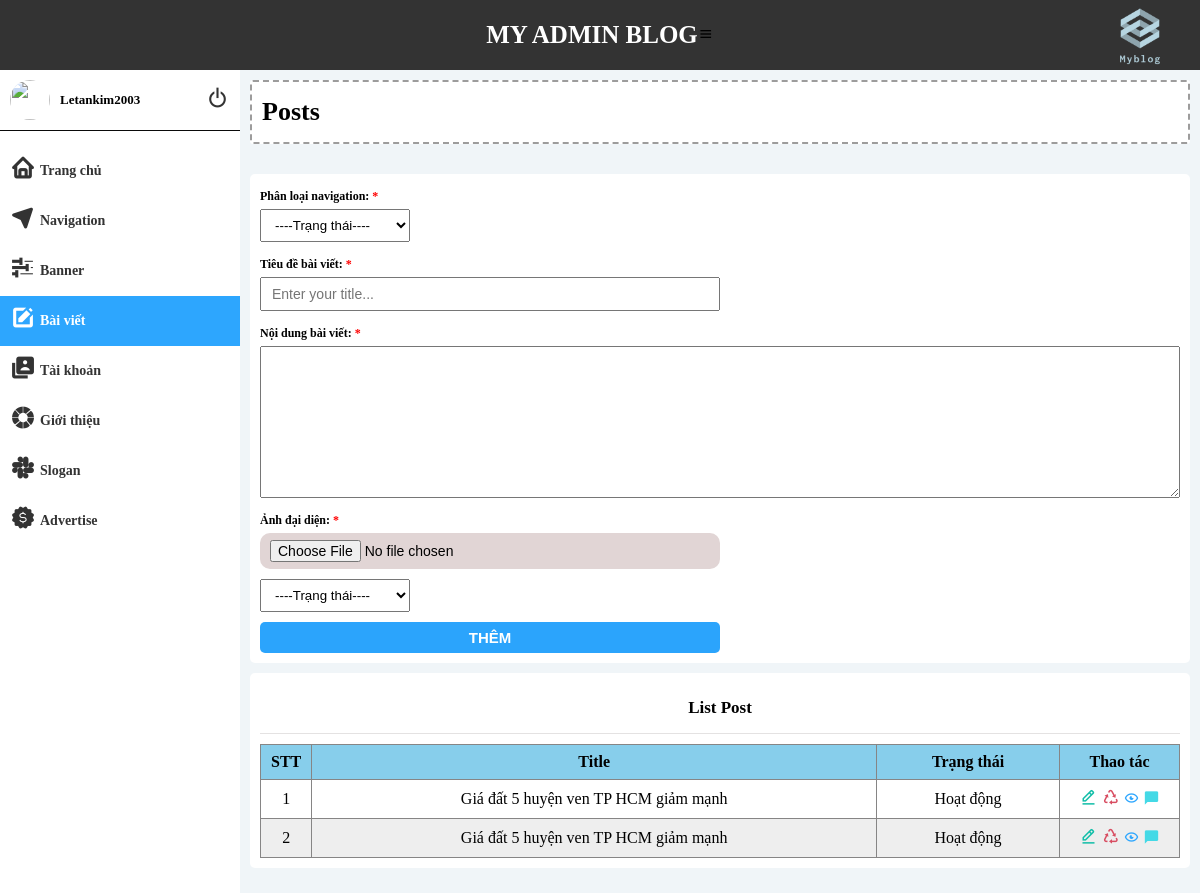
Page /admin/index.php?act=post (signed in) on the committed database.
### tables this page shows
CREATE TABLE `tbl_post` (
  `id` int(5) NOT NULL,
  `title` text NOT NULL,
  `img` varchar(200) NOT NULL,
  `content` longtext NOT NULL,
  `status` tinyint(1) NOT NULL DEFAULT 1,
  `id_nav` int(4) NOT NULL,
  `time_post` varchar(100) NOT NULL
);

### admin/model/navigation.php (called while the page is built, shortened)
<?php
    function getAllNav() {
        $conn = connect();
        $stmt = $conn->prepare("SELECT * FROM tbl_navigation");
        $stmt->execute();
        $ketqua = $stmt->fetchAll();
        return $ketqua;
    }
?>

### admin/model/post.php (called while the page is built, shortened)
<?php
    function getAllPost() {
        $conn = connect();
        $stmt = $conn->prepare("SELECT * FROM tbl_post ORDER BY id DESC");
        $stmt->execute();
        $ketqua = $stmt->fetchAll();
        return $ketqua;
    }
?>

### admin/view/post.php (the view, shortened to what this page needs)
<div class="main_app">
    <div class="header_app">
        <h2 class="title">Posts</h2>
    </div>
    <div class="container_main">
        <form action="" method = 'POST' enctype="multipart/form-data">
            <div class="box_form">
                <span class="box_title">Phân loại navigation: <span style="color:red">*</span></span>
                <select name="navigation" id="status_nav">
                    <option value="<?=$allNav[0]['id']?>">----Trạng thái----</option>
                </select>
            </div>
            <div class="box_form">
                <span class="box_title">Tiêu đề bài viết: <span style="color:red">*</span></span>
                <input required type="text" name = "title_post" class = "input" placeholder = "Enter your title...">
            </div>
            <div class="box_form content_box">
                <span class="box_title">Nội dung bài viết: <span style="color:red">*</span></span>
                <textarea required name="content" id="content_post" cols="30" rows="10"></textarea>
            </div>
            <div class="box_form">
                <span class="box_title">Ảnh đại diện: <span style="color:red">*</span></span>
                <input required type="file" name = "image" class = "input input_files">
            </div>
            <div class="box_form">
                <select name="status" id="status_nav">
                    <option value="1">----Trạng thái----</option>
                </select>
            </div>
            <div class="box_form">
                <input type="submit" value="Thêm" name = "submit" class = "input input_submit">
            </div>
        </form>
        <div class="show_list">
            <header>List Post</header>
            <table>
                <tr>
                    <th>STT</th>
                    <th>Title</th>
                    <th>Trạng thái</th>
                    <th>Thao tác</th>
                </tr>
                <?php
                    if(count($allPost) > 0) {
                        $i = 1;
                        foreach ($allPost as $itemPost) {
                            $status = "Hoạt động";
                            $showPost = '  <tr>
                                        <td class = "stt">'.$i++.'</td>
                                        <td>'.$itemPost['title'].'</td>
                                        <td>'.$status.'</td>
                                        <td class = "action">
                                            <a href="?act=editPostForm&id='.$itemPost['id'].'"><i class="bx bx-edit-alt" ></i></a>
                                            <a href="?act=deletePost&id='.$itemPost['id'].'" class = "delete"><i class="bx bx-recycle" ></i></a>
                                            <i class="bx bx-show-alt" ></i>
                                            <i class="bx bxs-comment" onclick="clickShowComment(this)"></i>
                                            <div class="overlay_show_post"></div>
                                            <div class="box_show_details">
                                                    <div class="btn_close">
                                                        <i class="bx bx-x"></i>
                                                    </div>
                                                    <h2 class="title_post">'.$itemPost['title'].' <view style = "color: #e1b12c; font-style: italic;">('.$itemPost['view'].' lược xem)<view></h2>
                                                    <img src="../uploads/'.$itemPost['img'].'" alt="" class="img_post">
                                                    <div class="post_content">
                                                    <p>'.$itemPost['content'].'</p>
                                                    </div>
                                                    <div class="time_post">
                                                        <span class="time">'.$itemPost['time_post'].'</span>
                                                    </div>
                                            </div>
                                            <div class="box_show_comment">
                                                <div class="btn_close">
                                                    <i class="bx bx-x"></i>
                                                </div>
                                                <h2 class="title_post">
                                                    Tất cả comments
                                                </h2>
                                                <ul class="list_comment">';
                                $checkComment = true;
                                foreach($allComment as $itemComment) {
                                    foreach($allUser as $itemUser) {
                                        if($itemUser['id'] == $itemComment['idUser']) {
                                            $username = $itemUser['username'];
                                            break;
                                        }
                                    }
                                    if($itemComment['idPost'] == $itemPost['id']) {
                                        $checkComment = false;
                                        $comment = $itemComment['comment'];
                                        $showPost .=  '<li class="comment_item">
                                                <div class="username_comment">
                                                    <span>'.$username.'</span>
                                                    <span class="time">'.$itemComment['time_comment'].'</span>
                                                </div>
                                                <div class="comment_conten_action">
                                                    <span class="content_comment">'.$comment.'</span>
                                                    <a href="index.php?act=deleteComment&id='.$itemComment['id'].'" class="delete_comment"><i class="bx bx-recycle"></i></a>
                                                </div>
                                                </li>';
                                    }
                                }
                                if($checkComment) {
                                    $showPost .= '
                                    <li class="comment_item">
                                    Chưa có bình luận nào cho bài viết này.
                                    </li>';
                                }
                                $showPost .= '</ul>
                                        </div>
                                    </td>
                                </tr>';
                                echo $showPost;
                        }
                    } else {
                        echo '<tr>
                                <td colspan="10">Chưa có post</td>
                            </tr>';
                    }
                ?>
            </table>
        </div>
    </div>
</div>

### admin/view/css/main.css (style rules this page uses)
* { padding: 0px; margin: 0px; box-sizing: border-box; }
:root { --header-admin: 70px; }
.main_app { flex: 0 0 80%; max-width: 80%; background-color: #f0f5f8; padding: 10px; min-height: calc(100vh - var(--header-admin)); }
.header_app { width: 100%; padding: 15px 10px; background: #fff; border: 2px dashed rgb(157, 156, 156); border-radius: 3px; }
.title { font-size: 26px; font-weight: bold; }
.container_main { margin-top: 15px; padding: 15px 0px; }
form { width: 100%; padding: 10px; background: #fff; display: flex; flex-wrap: wrap; gap: 10px; border-radius: 5px; }
.box_form { flex: 0 0 50%; max-width: 50%; display: flex; flex-direction: column; }
.box_title { font-size: 12px; font-weight: bold; padding: 5px 0px; }
.content_box { flex: 0 0 100%; max-width: 100%; }
#content_post { width: 100%; }
.input { width: 100%; padding: 7px 10px; font-size: 14px; color: #000; outline: none; }
.input_files { border-radius: 10px; background-color: rgb(225, 213, 213); cursor: pointer; }
#status_nav { padding: 7px 10px; width: 150px; }
.input_submit { font-size: 15px; font-weight: bold; text-transform: uppercase; background: #2ba4fc; border: none; color: #fff; border-radius: 5px; cursor: pointer; }
.show_list { margin-top: 10px; background-color: #fff; border-radius: 5px; padding: 10px; }
header { width: 100%; text-align: center; padding: 15px 0px; font-size: 17px; font-weight: bold; border-bottom: 1px solid rgb(228, 226, 226); margin-bottom: 10px; }
table { width: 100%; border-collapse: collapse; text-align: center; }
th, td { border:1px solid #868585; padding: 8px 10px; }
table tr:nth-child(odd) { background-color:#eee; }
table tr:nth-child(even) { background-color:white; }
table tr:nth-child(1) { background-color:skyblue; }
td.stt { width: 50px; }
td.action { width: 120px; }
td a { font-weight: bold; font-size: 18px; text-decoration: none; }
.bx-edit-alt { color: #12bea8; }
.bx-recycle { color: #d84d61; }
.bx-show-alt { color: #2da6fe; cursor: pointer; }
.bx-recycle { cursor: pointer; }
.bxs-comment { color:rgb(68, 217, 230); }

### rows in the picture
tbl_post: title "Giá đất 5 huyện ven TP HCM giảm mạnh", status "Hoạt động"
tbl_post: title "Giá đất 5 huyện ven TP HCM giảm mạnh", status "Hoạt động"

### other values in the picture
$_SESSION['usernameAdmin'] "Letankim2003"
